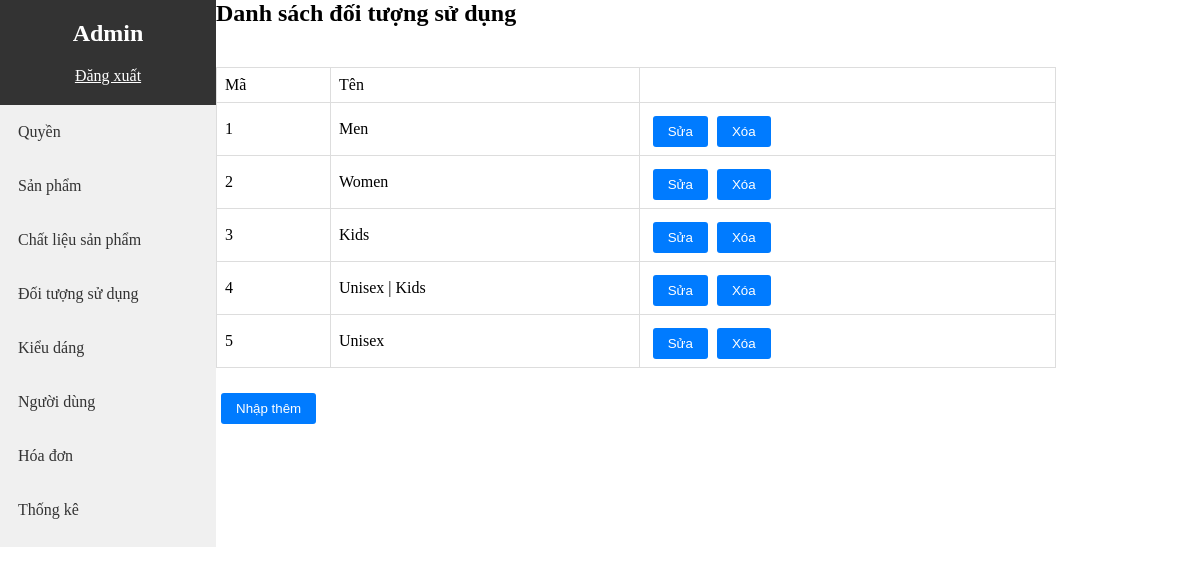
Page /admin/index.php?act=doituongsudung (signed in) on the committed database.
### tables this page shows
CREATE TABLE `permissions` (
  `id` int(11) NOT NULL,
  `role_id` int(11) DEFAULT NULL,
  `action` varchar(50) NOT NULL,
  `can_access` tinyint(1) DEFAULT NULL,
  `action_trim` varchar(50) NOT NULL
);

CREATE TABLE `doituongsd` (
  `ma` int(11) NOT NULL,
  `ten` varchar(100) NOT NULL
);

### admin/model/pdo.php (called while the page is built, shortened)
<?php
function pdo_get_connection()
{
    $dburl = "mysql:host=localhost;dbname=shopmatkinh_db;charset=utf8";
    $username = 'root';
    $password = '';
    $conn = new PDO($dburl, $username, $password);
    $conn->setAttribute(PDO::ATTR_ERRMODE, PDO::ERRMODE_EXCEPTION);
    return $conn;
}
function pdo_query($sql)
{
    $sql_args = array_slice(func_get_args(), 1);
    try {
        $conn = pdo_get_connection();
        $stmt = $conn->prepare($sql);
        $stmt->execute($sql_args);
        $rows = $stmt->fetchAll();
        return $rows;
    } catch (PDOException $e) {
        throw $e;
    } finally {
        unset($conn);
    }
}

### admin/DoiTuongSd/danhSachDoiTuong.php (the view)
<div class="danhsach-container">
    <div class="title">
        <H1>Danh sách đối tượng sử dụng</H1>
    </div>
    <div class="table-container">
        <table class="data-table">
            <tr>
                <td>Mã</td>
                <td>Tên</td>
                <td></td>
            </tr>
            <?php
            foreach ($danhsach as $item) {
                extract($item);
                $sua = "index.php?act=loadUpdateDoiTuongSd&id=" . $ma;
                $xoa = "index.php?act=xoaDoiTuongSd&id=" . $ma;
                echo '<tr>
                <td>' . $ma . '</td>
                <td>' . $ten . '</td>
                <td><a href="' . $sua . '"><input type="button" value="Sửa"></a>
                     <a href="' . $xoa . '" onclick="return confirm(\'Bạn có chắc chắn muốn xóa đối tượng này?\')">
                     <input type="button" value="Xóa"></a></td>
            </tr>';
            }
            ?>
        </table>
        <div class="table-footer">
            <a href="index.php?act=addDoiTuongSd"><input type="button" value="Nhập thêm"></a>
        </div>
    </div>
</div>

### admin/index.php (shortened to what this page needs)
<?php
if (isset($_SESSION['username'])) {
    $user_role = $_SESSION['user_role'];
} else {
    header('Location: login.php');
    exit;
}
include "./model/pdo.php";
include "header.php";
$requested_action = $_GET['act'];
$db = new PDO('mysql:host=localhost;dbname=shopmatkinh_db', 'root', '');
$stmt = $db->prepare('SELECT action_trim FROM permissions WHERE role_id = :role_id AND can_access = 1');
$stmt->bindParam(':role_id', $user_role);
$stmt->execute();
$allowed_actions = $stmt->fetchAll(PDO::FETCH_ASSOC);
foreach ($allowed_actions as $action) {
    if (strpos(strtolower($requested_action), $action['action_trim']) !== false) {
        switch ($requested_action) {
            case 'doituongsudung':
                $sql = "select * from doituongsd";
                $danhsach = pdo_query($sql);
                include 'DoiTuongSd/danhSachDoiTuong.php';
                break;
        }
    }
}
?>
</body>
</html>

### admin/css/style.css (style rules this page uses)
* { box-sizing: 0; margin: 0; }
h1 { font-size: 24px; margin-bottom: 20px; }
input[type="submit"], input[type="button"] { padding: 8px 15px; background-color: #007bff; color: #fff; border: none; border-radius: 3px; cursor: pointer; margin-top: 5px; margin-left: 5px; }
.danhsach-container { width: 70%; }
.title { padding-bottom: 20px; }
.data-table { width: 100%; border-collapse: collapse; }
.data-table, .data-table th, .data-table td { border: 1px solid #ddd; }
.data-table th, .data-table td { padding: 8px; text-align: left; }
.table-footer { margin-top: 20px; }

### rows in the picture
doituongsd: ma "1", ten "Men"
doituongsd: ma "2", ten "Women"
doituongsd: ma "3", ten "Kids"
doituongsd: ma "4", ten "Unisex | Kids"
doituongsd: ma "5", ten "Unisex"
